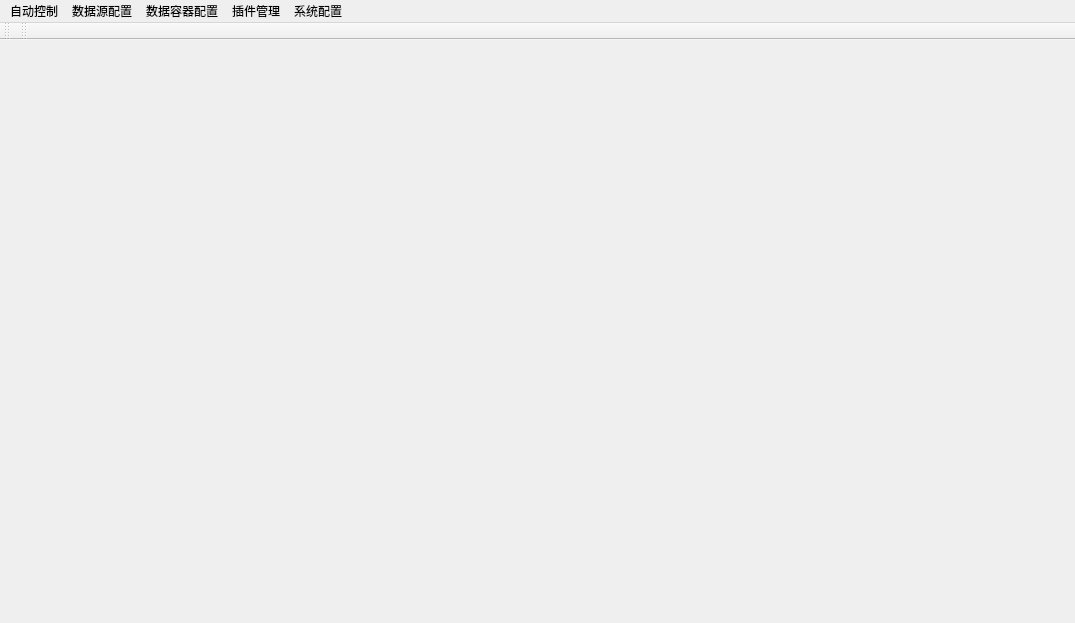
<?xml version="1.0" encoding="UTF-8"?>
<ui version="4.0">
 <class>MainWindow</class>
 <widget class="QMainWindow" name="MainWindow">
  <property name="geometry">
   <rect>
    <x>0</x>
    <y>0</y>
    <width>1075</width>
    <height>623</height>
   </rect>
  </property>
  <property name="baseSize">
   <size>
    <width>0</width>
    <height>0</height>
   </size>
  </property>
  <property name="windowTitle">
   <string>工业物联网管理平台</string>
  </property>
  <widget class="QWidget" name="centralWidget">
   <layout class="QGridLayout" name="gridLayout_2">
    <item row="0" column="0">
     <layout class="QGridLayout" name="gridLayout"/>
    </item>
   </layout>
  </widget>
  <widget class="QMenuBar" name="menuBar">
   <property name="geometry">
    <rect>
     <x>0</x>
     <y>0</y>
     <width>1075</width>
     <height>28</height>
    </rect>
   </property>
   <widget class="QMenu" name="control">
    <property name="font">
     <font>
      <family>Tlwg Typo</family>
     </font>
    </property>
    <property name="title">
     <string>自动控制</string>
    </property>
   </widget>
   <widget class="QMenu" name="plugin">
    <property name="title">
     <string>插件管理</string>
    </property>
   </widget>
   <widget class="QMenu" name="dataSource">
    <property name="title">
     <string>数据源配置</string>
    </property>
   </widget>
   <widget class="QMenu" name="container">
    <property name="title">
     <string>数据容器配置</string>
    </property>
   </widget>
   <widget class="QMenu" name="menu">
    <property name="title">
     <string>系统配置</string>
    </property>
   </widget>
   <addaction name="control"/>
   <addaction name="dataSource"/>
   <addaction name="container"/>
   <addaction name="plugin"/>
   <addaction name="menu"/>
  </widget>
  <widget class="QToolBar" name="mainToolBar">
   <attribute name="toolBarArea">
    <enum>TopToolBarArea</enum>
   </attribute>
   <attribute name="toolBarBreak">
    <bool>false</bool>
   </attribute>
  </widget>
  <widget class="QToolBar" name="toolBar">
   <property name="windowTitle">
    <string>toolBar</string>
   </property>
   <attribute name="toolBarArea">
    <enum>TopToolBarArea</enum>
   </attribute>
   <attribute name="toolBarBreak">
    <bool>false</bool>
   </attribute>
  </widget>
  <widget class="QStatusBar" name="statusBar">
   <property name="minimumSize">
    <size>
     <width>0</width>
     <height>100</height>
    </size>
   </property>
   <property name="baseSize">
    <size>
     <width>0</width>
     <height>100</height>
    </size>
   </property>
   <property name="sizeGripEnabled">
    <bool>false</bool>
   </property>
  </widget>
 </widget>
 <layoutdefault spacing="6" margin="11"/>
 <resources/>
 <connections/>
</ui>
